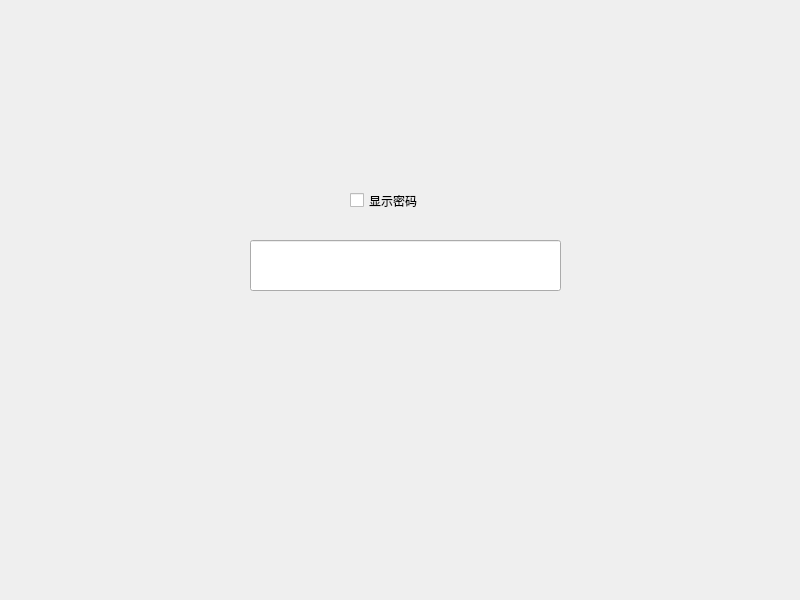
<?xml version="1.0" encoding="UTF-8"?>
<ui version="4.0">
 <class>Widget</class>
 <widget class="QWidget" name="Widget">
  <property name="geometry">
   <rect>
    <x>0</x>
    <y>0</y>
    <width>800</width>
    <height>600</height>
   </rect>
  </property>
  <property name="windowTitle">
   <string>Widget</string>
  </property>
  <widget class="QCheckBox" name="checkBox">
   <property name="geometry">
    <rect>
     <x>350</x>
     <y>190</y>
     <width>121</width>
     <height>21</height>
    </rect>
   </property>
   <property name="text">
    <string>显示密码</string>
   </property>
  </widget>
  <widget class="QLineEdit" name="lineEdit">
   <property name="geometry">
    <rect>
     <x>250</x>
     <y>240</y>
     <width>311</width>
     <height>51</height>
    </rect>
   </property>
  </widget>
 </widget>
 <resources/>
 <connections/>
</ui>
